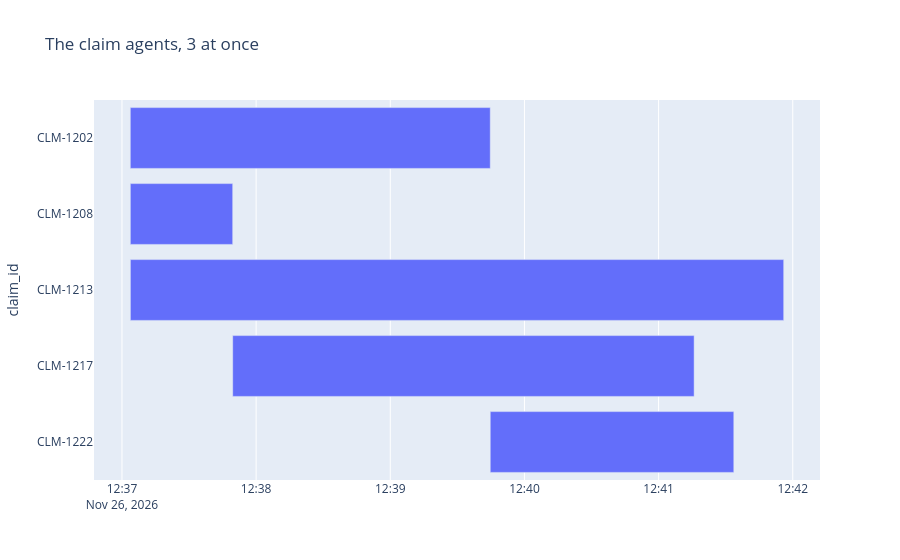

Notebook cell for this chart:
### Code cell
show_timeline(swarm_of_3, "The claim agents, 3 at once")

### Figure 1 — Plotly figure (JSON) as saved in the notebook; plotly's stock layout.template omitted (floating-point values rounded to 4 significant figures)
{"data": [{"base": ["2026-11-26T12:37:03.727110", "2026-11-26T12:37:03.746880", "2026-11-26T12:37:03.762792", "2026-11-26T12:37:49.523164", "2026-11-26T12:39:44.711173"], "hovertemplate": "started=%{base}<br>finished=%{x}<br>claim_id=%{y}<extra></extra>", "legendgroup": "", "marker": {"color": "#636efa", "pattern": {"shape": ""}}, "name": "", "orientation": "h", "showlegend": false, "textposition": "auto", "type": "bar", "x": [160983, 45775, 292187, 206366, 108921], "xaxis": "x", "y": ["CLM-1202", "CLM-1208", "CLM-1213", "CLM-1217", "CLM-1222"], "yaxis": "y"}], "layout": {"barmode": "overlay", "legend": {"tracegroupgap": 0}, "title": {"text": "The claim agents, 3 at once"}, "xaxis": {"anchor": "y", "domain": [0.0, 1.0], "type": "date"}, "yaxis": {"anchor": "x", "autorange": "reversed", "domain": [0.0, 1.0], "title": {"text": "claim_id"}}}}
